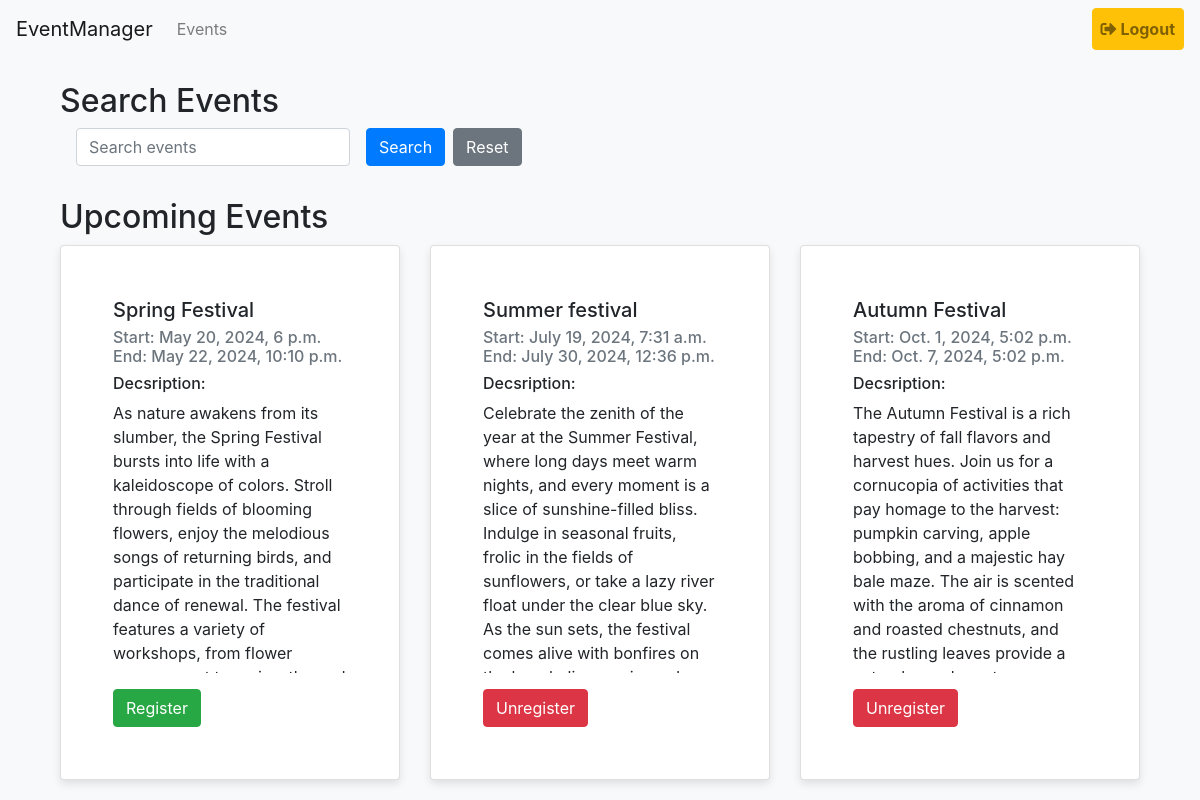
Page /events/upcoming/ (signed in) on the committed database.
### events/models.py (models this page shows, shortened)
class Event(models.Model):
    name = models.CharField(max_length=255)
    description = models.TextField(blank=True, null=True)
    start_date = models.DateTimeField()
    end_date = models.DateTimeField(null=True, blank=True)
    attendees = models.ManyToManyField(settings.AUTH_USER_MODEL, related_name='registered_events', blank=True)

### events/views.py (the view)
# urls.py: path('upcoming/', upcoming_events, name='upcoming_events'),
@login_required
def upcoming_events(request):
    now = timezone.now()
    query = request.GET.get('query', '')
    if request.user.is_staff:
        if query:
            events = Event.objects.filter(name__icontains=query).order_by('start_date')
        else:
            events = Event.objects.all().order_by('start_date')
    else:
        if query:
            events = Event.objects.filter(start_date__gt=now, name__icontains=query).order_by('start_date')
        else:
            events = Event.objects.filter(start_date__gt=now).order_by('start_date')
    return render(request, 'upcoming_events.html', {
        'events': events,
        'now': now
    })

### events/templates/upcoming_events.html (shortened to what this page needs)
{% extends "base.html" %}
{% load tz %}
{% block content %}
<div class="container">
    <div class="mb-4">
        <h2>Search Events</h2>
        <form method="get" action="{% url 'upcoming_events' %}" class="form-inline">
            <div class="form-group mx-sm-3 mb-2">
                <input type="text" class="form-control" name="query" placeholder="Search events" value="{{ request.GET.query }}">
            </div>
            {% if not user.is_staff %}
                <button type="submit" class="btn btn-primary mb-2">Search</button>
            {% endif%}
            <a href="{% url 'upcoming_events' %}" class="btn btn-secondary mb-2 ml-2">Reset</a>
        </form>
    </div>
    <h2>Upcoming Events</h2>
    <div class="row">
        {% for event in events %}
        {% if event.start_date > now %}
        <div class="col-md-4 mb-4">
            <div class="card h-100">
                <div class="card-body">
                    <h5 class="card-title">{{ event.name }}</h5>
                    <h6 class="card-subtitle mb-2 text-muted">Start: {{ event.start_date }} </br> End: {{ event.end_date }}</h6>
                    {% if not user.is_staff %}
                    <h6>Decsription:</h6><p class="scrollable-description1">{{ event.description }}</p>
                    <form action="{% url 'toggle_registration' event.id %}" method="post" class="mt-3">
                        {% if request.user in event.attendees.all %}
                        <button type="submit" class="btn btn-danger">Unregister</button>
                        {% else %}
                        <button type="submit" class="btn btn-success">Register</button>
                        {% endif %}
                    </form>
                    {% endif %}
                </div>
            </div>
        </div>
        {% endif %}
        {% empty %}
        <div class="col-12">
            <p>No upcoming events.</p>
        </div>
        {% endfor %}
    </div>
</div>
{% endblock %}

### eventManager/templates/base.html (style rules this page uses)
body { background-color: #f8f9fa; }
.card { box-shadow: 0 4px 8px rgba(0,0,0,0.1); padding: 2rem; }
@media (min-width: 500px) { .card { max-width: 500px; } }
.scrollable-description1 { max-height: 17rem; overflow-y: scroll; margin-bottom: 1rem; line-height: 1.5; }

### rows in the picture
Event: name "Spring Festival", start_date "May 20, 2024, 6 p.m.", end_date "May 22, 2024, 10:10 p.m.", description "As nature awakens from its slumber, the Spring Festival bursts into life with a kaleidoscope of colors. Stroll through fields of blooming flowers, enjoy the melodious songs of returning birds, and participate in the traditional dance of renewal. The festival features a variety of workshops, from flower…", shows "Register"
Event: name "Summer festival", start_date "July 19, 2024, 7:31 a.m.", end_date "July 30, 2024, 12:36 p.m.", description "Celebrate the zenith of the year at the Summer Festival, where long days meet warm nights, and every moment is a slice of sunshine-filled bliss. Indulge in seasonal fruits, frolic in the fields of sunflowers, or take a lazy river float under the clear blue sky. As the sun sets, the festival comes alive with bonfires on…", shows "Unregister"
Event: name "Autumn Festival", start_date "Oct. 1, 2024, 5:02 p.m.", end_date "Oct. 7, 2024, 5:02 p.m.", description "The Autumn Festival is a rich tapestry of fall flavors and harvest hues. Join us for a cornucopia of activities that pay homage to the harvest: pumpkin carving, apple bobbing, and a majestic hay bale maze. The air is scented with the aroma of cinnamon and roasted chestnuts, and the rustling leaves provide a…", shows "Unregister"
